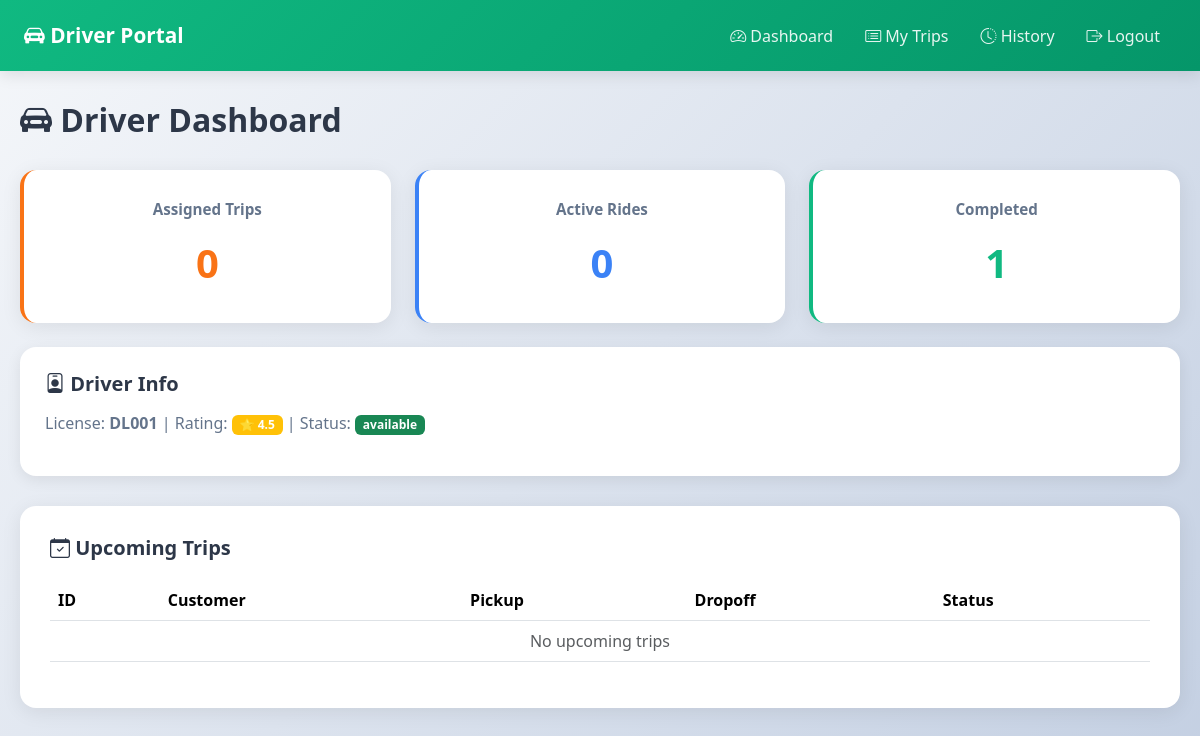
/driver/dashboard (signed in), run on the app's committed database.
### app.py (models this page shows)
class Driver(db.Model):
    __tablename__ = 'drivers'
    id = db.Column(db.Integer, primary_key=True)
    user_id = db.Column(db.Integer, db.ForeignKey('users.id'), nullable=False)
    license_no = db.Column(db.String(50), unique=True, nullable=False)
    rating = db.Column(db.Float, default=0.0)
    status = db.Column(db.String(20), default='available')
    created_at = db.Column(db.DateTime, default=datetime.utcnow)
    bookings = db.relationship('Booking', backref='driver', lazy=True)
    cab = db.relationship('Cab', backref='assigned_driver', uselist=False)

### app.py (the view)
@app.route('/driver/dashboard')
@role_required('driver')
def driver_dashboard():
    driver = Driver.query.filter_by(user_id=session['user_id']).first()
    assigned = Booking.query.filter_by(driver_id=driver.id, status='assigned').count()
    active = Booking.query.filter_by(driver_id=driver.id, status='en_route').count()
    completed = Booking.query.filter_by(driver_id=driver.id, status='completed').count()
    upcoming = Booking.query.filter(
        Booking.driver_id==driver.id, Booking.status.in_(['assigned','en_route'])
    ).all()
    return render_template('driver/dashboard.html', driver=driver, assigned=assigned, active=active, completed=completed, upcoming=upcoming)

### app.py (called while the page is built)
def role_required(*roles):
    def decorator(f):
        @wraps(f)
        def decorated_function(*args, **kwargs):
            if 'user_id' not in session:
                return redirect(url_for('login'))
            if session.get('role') not in roles:
                flash('Unauthorized access', 'danger')
                return redirect(url_for('dashboard'))
            return f(*args, **kwargs)
        return decorated_function
    return decorator

### templates/driver/dashboard.html (shortened to what this page needs)
<!DOCTYPE html>
<html lang="en">
<head>
  <link href="https://cdn.jsdelivr.net/npm/bootstrap@5.3.2/dist/css/bootstrap.min.css" rel="stylesheet">
  <link href="https://cdnjs.cloudflare.com/ajax/libs/bootstrap-icons/1.10.5/font/bootstrap-icons.min.css" rel="stylesheet">
</head>
<body>
  <nav class="navbar navbar-expand-lg navbar-custom">
    <div class="container-fluid px-4">
      <a class="navbar-brand" href="/driver/dashboard">
        <i class="bi bi-car-front-fill"></i> Driver Portal
      </a>
      <div class="navbar-nav ms-auto">
        <a class="nav-link" href="/driver/dashboard"><i class="bi bi-speedometer2"></i> Dashboard</a>
        <a class="nav-link" href="/driver/assigned-trips"><i class="bi bi-card-list"></i> My Trips</a>
        <a class="nav-link" href="/driver/trip-history"><i class="bi bi-clock-history"></i> History</a>
        <a class="nav-link" href="/logout"><i class="bi bi-box-arrow-right"></i> Logout</a>
      </div>
    </div>
  </nav>
  <div class="dashboard-container">
    <h2><i class="bi bi-car-front-fill"></i> Driver Dashboard</h2>
    <div class="row g-4 mb-4">
      <div class="col-md-4">
        <div class="stat-card orange">
          <h5>Assigned Trips</h5>
          <div class="number">{{ assigned }}</div>
        </div>
      </div>
      <div class="col-md-4">
        <div class="stat-card blue">
          <h5>Active Rides</h5>
          <div class="number">{{ active }}</div>
        </div>
      </div>
      <div class="col-md-4">
        <div class="stat-card green">
          <h5>Completed</h5>
          <div class="number">{{ completed }}</div>
        </div>
      </div>
    </div>
    <div class="info-box">
      <h5><i class="bi bi-person-badge"></i> Driver Info</h5>
      <p style="color:#64748b;">License: <strong>{{ driver.license_no }}</strong> | Rating: <span class="badge bg-warning">⭐ {{ driver.rating }}</span> | Status: <span class="badge bg-success">{{ driver.status }}</span></p>
    </div>
    <div class="table-section">
      <h5><i class="bi bi-calendar-check"></i> Upcoming Trips</h5>
      <table class="table table-hover">
        <thead>
          <tr><th>ID</th><th>Customer</th><th>Pickup</th><th>Dropoff</th><th>Status</th></tr>
        </thead>
        <tbody>
          {% for trip in upcoming %}
          <tr>
            <td><strong>#{{ trip.id }}</strong></td>
            <td>{{ trip.customer.first_name }}</td>
            <td>{{ trip.pickup_address }}</td>
            <td>{{ trip.dropoff_address }}</td>
            <td><span class="badge bg-info">{{ trip.status }}</span></td>
          </tr>
          {% else %}
          <tr><td colspan="5" class="text-center text-muted">No upcoming trips</td></tr>
          {% endfor %}
        </tbody>
      </table>
    </div>
  </div>
</body>
</html>

### templates/driver/dashboard.html (style rules this page uses)
body { background: linear-gradient(135deg, #f5f7fa 0%, #c3cfe2 100%); font-family: 'Segoe UI', sans-serif; min-height: 100vh; }
.navbar-custom { background: linear-gradient(135deg, #10b981 0%, #059669 100%); padding: 15px 0; box-shadow: 0 4px 15px rgba(0,0,0,0.1); }
.navbar-brand { color: white !important; font-weight: 700; font-size: 1.3rem; }
.nav-link { color: rgba(255,255,255,0.9) !important; margin: 0 8px; font-weight: 500; transition: all 0.3s; }
.dashboard-container { max-width: 1400px; margin: 30px auto; padding: 0 20px; }
h2 { color: #2d3748; font-weight: 700; margin-bottom: 30px; }
.stat-card { background: white; border-radius: 16px; padding: 30px 25px; text-align: center; box-shadow: 0 4px 20px rgba(0,0,0,0.08); transition: all 0.3s; border-left: 4px solid #10b981; }
.stat-card h5 { color: #64748b; font-size: 0.95rem; margin-bottom: 15px; font-weight: 600; }
.stat-card .number { font-size: 2.5rem; font-weight: 700; color: #10b981; }
.stat-card.orange { border-left-color: #f97316; }
.stat-card.orange .number { color: #f97316; }
.stat-card.blue { border-left-color: #3b82f6; }
.stat-card.blue .number { color: #3b82f6; }
.stat-card.green { border-left-color: #10b981; }
.stat-card.green .number { color: #10b981; }
.info-box { background: white; border-radius: 16px; padding: 25px; margin-bottom: 20px; box-shadow: 0 4px 15px rgba(0,0,0,0.08); }
.info-box h5 { color: #2d3748; font-weight: 600; margin-bottom: 15px; }
.table-section { background: white; border-radius: 16px; padding: 30px; margin-top: 30px; box-shadow: 0 4px 20px rgba(0,0,0,0.08); }
.table-section h5 { color: #2d3748; font-weight: 700; margin-bottom: 20px; }
.table { color: #2d3748; }
.table thead { background: linear-gradient(135deg, #f8fafc 0%, #e2e8f0 100%); color: #475569; }
.table tbody tr { transition: all 0.2s; }

### data on the page
Driver: license_no "DL001", rating "4.5", status "available"

### other printed values
{{ assigned }} "0"
{{ active }} "0"
{{ completed }} "1"
